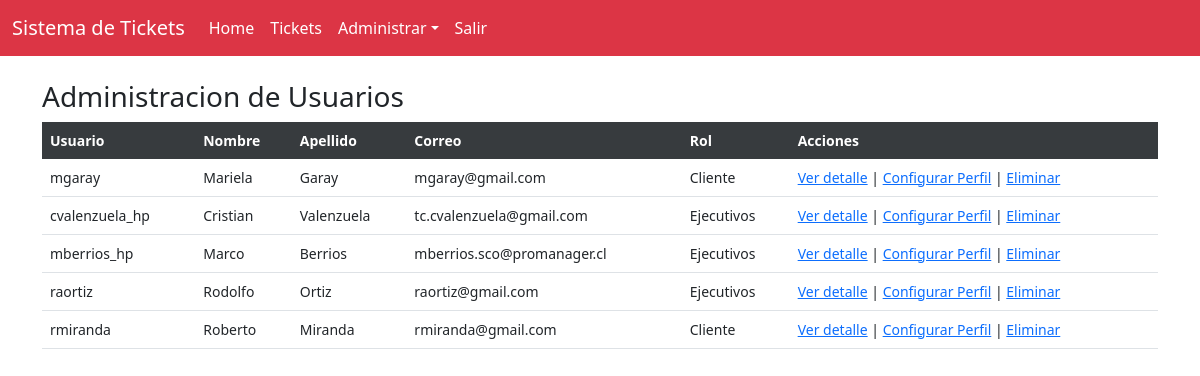
/home/listar_usuarios/ (signed in), run on the app's committed database.
### core/models.py (models this page shows, shortened)
class Profile(models.Model):
    user = models.OneToOneField(User, on_delete=models.CASCADE)
    nombre = models.CharField(max_length=255, blank=True)
    apellido = models.CharField(max_length=255, null=True, blank=True)
    email = models.EmailField(unique=True, blank=True)
    group = models.ForeignKey(Group, on_delete=models.CASCADE, verbose_name='Rol', default=2)
    is_active = models.BooleanField(default=True)
    location = models.CharField(max_length=30, blank=True)

### core/views.py (the view)
# urls.py: path('listar_usuarios/', vista_listar_usuarios, name='listar_usuarios'),
@login_required
def vista_listar_usuarios(request):
    profiles = Profile.objects.filter(is_active=True)
    return render(request, 'core/usuarios/listar_usuarios.html', {'profiles': profiles})

### core/templates/core/usuarios/listar_usuarios.html (shortened to what this page needs)
{% extends 'core/base.html' %}
{% block content %}
<h3> Administracion de Usuarios </h3>
    <div
        class="table-responsive small"
    >
        <table
            class="table table-centered table-nowrap table-hover"
        >
            <thead class="thead-light table-active table-dark">
                <tr>
                    <th class="border-0">Usuario</th>
                    <th class="border-0">Nombre</th>
                    <th class="border-0">Apellido</th>
                    <th class="border-0">Correo</th>
                    <th class="border-0">Rol</th>
                    <th class="border-0">Acciones</th>
                </tr>
            </thead>
            <tbody>
                {% for profile in profiles %}
                <tr>
                    <td>{{ profile.user }}</td>
                    <td>{{ profile.nombre }}</td>
                    <td>{{ profile.apellido}}</td>
                    <td>{{ profile.email }}</td>
                    <td>{{ profile.group }}</td>
                    <td>
                        <a href="{% url 'detalle_usuario' profile.pk %}" target = "_blank">Ver detalle</a> |
                        <a href="{% url 'crear_usuario' profile.pk %}">Configurar Perfil</a> |
                        <a href="{% url 'eliminar_usuario' profile.pk %}">Eliminar</a>
                    </td>
                </tr>
                {% endfor %}
            </tbody>
        </table>
    </div>
{% endblock %}

### data on the page
Profile: user "mgaray", nombre "Mariela", apellido "Garay", email "mgaray@gmail.com", group "Cliente"
Profile: user "cvalenzuela_hp", nombre "Cristian", apellido "Valenzuela", email "tc.cvalenzuela@gmail.com", group "Ejecutivos"
Profile: user "mberrios_hp", nombre "Marco", apellido "Berrios", email "mberrios.sco@promanager.cl", group "Ejecutivos"
Profile: user "raortiz", nombre "Rodolfo", apellido "Ortiz", email "raortiz@gmail.com", group "Ejecutivos"
Profile: user "rmiranda", nombre "Roberto", apellido "Miranda", email "rmiranda@gmail.com", group "Cliente"
